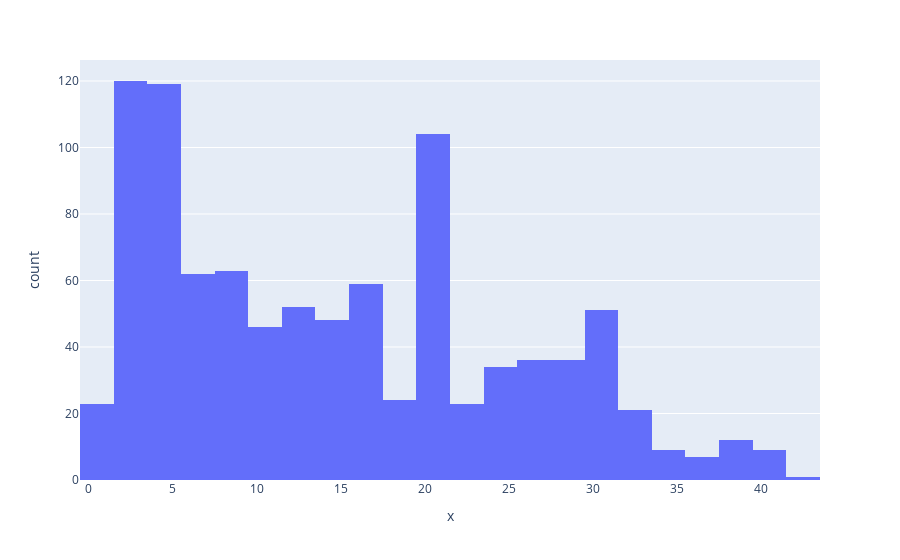

The code cell stored with this chart in its notebook:
### Code cell
import plotly.express as px
#df = px.data.tips()
x = [len(i[1]) for i in samples]
print(sum(x), sum(x)/len(x))
fig = px.histogram(x=x,)
fig.show()

### Figure 1 — Plotly figure (JSON) as saved in the notebook; plotly's stock layout.template omitted (floating-point values rounded to 4 significant figures; data arrays with more than 128 entries replaced by an {"elided": "..."} marker saying what was removed)
{"data": [{"alignmentgroup": "True", "bingroup": "x", "hovertemplate": "x=%{x}<br>count=%{y}<extra></extra>", "legendgroup": "", "marker": {"color": "#636efa", "pattern": {"shape": ""}}, "name": "", "offsetgroup": "", "orientation": "v", "showlegend": false, "type": "histogram", "x": {"elided": "959 int values"}, "xaxis": "x", "yaxis": "y"}], "layout": {"barmode": "relative", "legend": {"tracegroupgap": 0}, "margin": {"t": 60}, "xaxis": {"anchor": "y", "domain": [0, 1], "title": {"text": "x"}}, "yaxis": {"anchor": "x", "domain": [0, 1], "title": {"text": "count"}}}}
